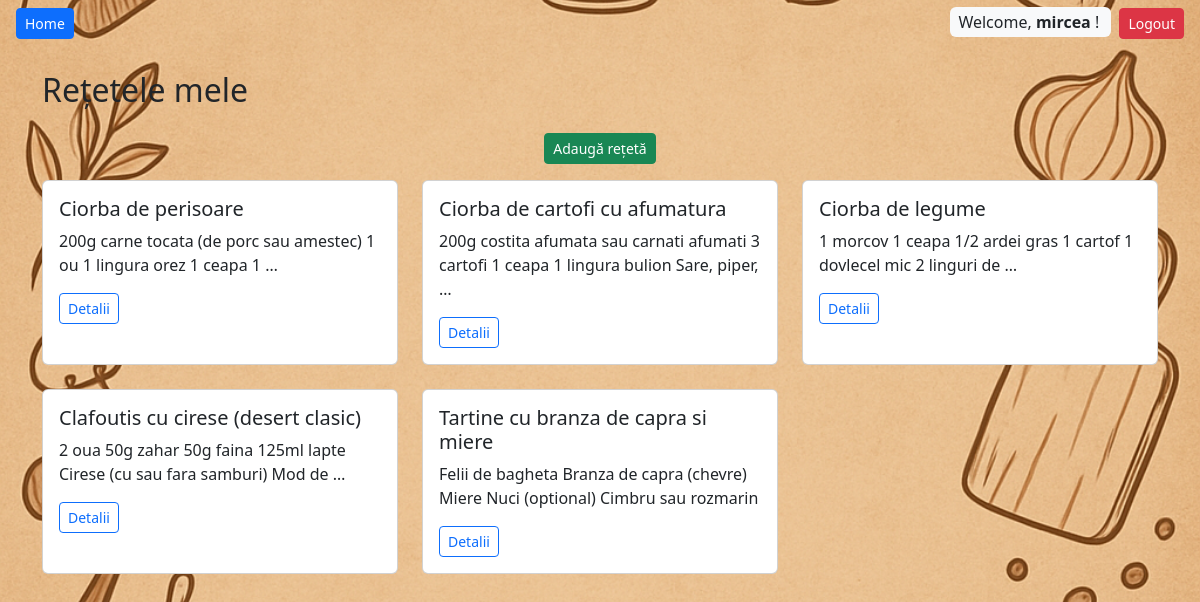
Screenshot of /my-recipes/ (signed in) with the database file from the repository.
### recipes/models.py (models this page shows, shortened)
class Recipe(models.Model):
    user = models.ForeignKey(User, on_delete=models.CASCADE)
    title = models.CharField(max_length=100)
    ingredients = models.TextField()
    cook_time = models.CharField(max_length=50)
    created_at = models.DateTimeField(default=timezone.now)

### recipes/views.py (the view)
# urls.py: path('my-recipes/', MyRecipesView.as_view(), name='my-recipes'),
class MyRecipesView(LoginRequiredMixin, ListView):
    model = Recipe
    template_name = 'recipes/my_recipes.html'
    context_object_name = 'recipes'
    def get_queryset(self):
        return Recipe.objects.filter(user=self.request.user).order_by('-created_at')

### recipes/templates/recipes/my_recipes.html (shortened to what this page needs)
{% extends 'recipes/base.html' %}
{% block content %}
<h2 class="mb-4">Rețetele mele</h2>
{% if user.is_authenticated %}
    <div class="mb-3 text-center">
        <a href="{% url 'recipe-add' %}" class="btn btn-success btn-sm">Adaugă rețetă</a>
    </div>
{% endif %}
{% if recipes %}
    <div class="row">
        {% for recipe in recipes %}
            <div class="col-md-4 mb-4">
                <div class="card h-100">
                    <div class="card-body">
                        <h5 class="card-title">{{ recipe.title }}</h5>
                        <p class="card-text">{{ recipe.ingredients|truncatewords:15 }}</p>
                        <a href="{% url 'recipe-detail' recipe.pk %}" class="btn btn-outline-primary btn-sm">Detalii</a>
                    </div>
                </div>
            </div>
        {% endfor %}
    </div>
{% else %}
    <p>Nu ai postat nicio rețetă încă.</p>
{% endif %}
{% endblock %}

### recipes/templates/recipes/base.html (shortened to what this page needs)
{% load static %}
<!DOCTYPE html>
<html lang="en">
<head>
    <link href="https://cdn.jsdelivr.net/npm/bootstrap@5.3.0/dist/css/bootstrap.min.css" rel="stylesheet">
    <link rel="stylesheet" href="{% static 'css/style.css' %}">
</head>
<body class="bg-custom">
    <nav class="navbar navbar-expand-lg navbar-custom px-3">
        <a class="btn btn-primary btn-sm me-2" href="/">Home</a>
        <div class="ms-auto">
            {% if user.is_authenticated %}
                <span class="me-2 px-2 py-1 bg-light rounded">
                    Welcome,
                    <a href="{% url 'my-recipes' %}" class="text-dark text-decoration-none fw-semibold">
                        {{ user.username }}
                    </a>!
                </span>
                <form method="POST" action="{% url 'logout' %}" style="display:inline;">
                    <button type="submit" class="btn btn-danger btn-sm">Logout</button>
                </form>
            {% else %}
                <a class="btn btn-primary btn-sm me-2" href="/login/">Login</a>
                <a class="btn btn-success btn-sm" href="/register/">Register</a>
            {% endif %}
        </div>
    </nav>
    <div class="container mt-4">
        {% block content %}{% endblock %}
    </div>
</body>
</html>

### static/css/style.css (style rules this page uses)
body.bg-custom { background-image: url("../images/fundal22.png"); background-size: cover; background-repeat: no-repeat; background-position: center center; background-attachment: fixed; min-height: 100vh; }

### rows the page displays
Recipe: title "Ciorba de perisoare", ingredients "200g carne tocata (de porc sau amestec) 1 ou 1 lingura orez 1 ceapa 1 …"
Recipe: title "Ciorba de cartofi cu afumatura", ingredients "200g costita afumata sau carnati afumati 3 cartofi 1 ceapa 1 lingura bulion Sare, piper, …"
Recipe: title "Ciorba de legume", ingredients "1 morcov 1 ceapa 1/2 ardei gras 1 cartof 1 dovlecel mic 2 linguri de …"
Recipe: title "Clafoutis cu cirese (desert clasic)", ingredients "2 oua 50g zahar 50g faina 125ml lapte Cirese (cu sau fara samburi) Mod de …"
Recipe: title "Tartine cu branza de capra si miere", ingredients "Felii de bagheta Branza de capra (chevre) Miere Nuci (optional) Cimbru sau rozmarin"

### other values shown
{{ user.username }} "mircea"
